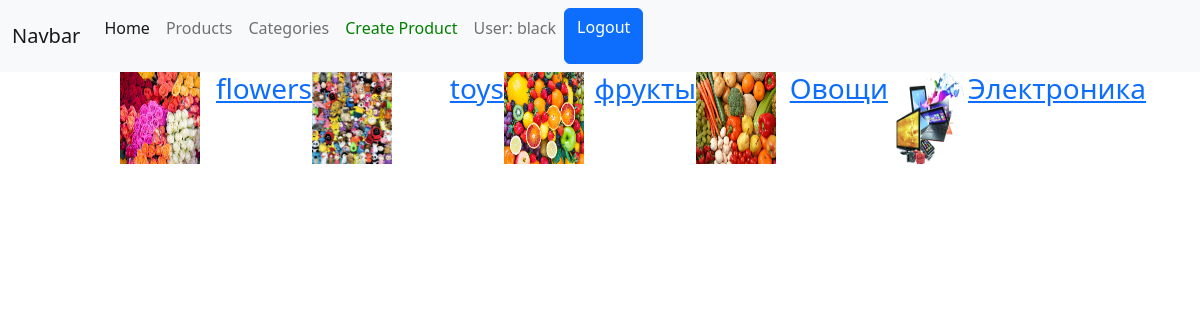
Page /category/ (signed in) on the committed database.
### products/models.py (models this page shows, shortened)
class Category(models.Model):
    title = models.CharField(max_length=100)
    icon = models.ImageField(null=True)

### products/views.py (the view)
# urls.py: path('category/', CategoryView.as_view()),
class CategoryView(ListView):
    model = Category
    template_name = 'categories/categories.html'
    def get_context_data(self, *, object_list=None, **kwargs):
        return {
            'categories': self.get_queryset(),
            'user': get_user_from_request(self.request)
        }

### users/utils.py (called while the page is built)
def get_user_from_request(request):
    return request.user if not request.user.is_anonymous else None

### templates/categories/categories.html (shortened to what this page needs)
{% extends 'layouts/main.html' %}
{% block content %}
    <div class="categories">
        {% for category in categories %}
            <div class="category">
                <img src="/media/{{ category.icon }}" alt="">
                <h3>
                    <a href="/products/?category_id={{ category.id }}">
                        {{ category.title }}
                    </a>
                </h3>
            </div>
        {% endfor %}
    </div>
{% endblock %}

### templates/layouts/main.html (shortened to what this page needs)
<!doctype html>
<html lang="en">
<head>
    <link rel="stylesheet" href="https://cdn.jsdelivr.net/npm/bootstrap@5.2.2/dist/css/bootstrap.min.css"
>
</head>
<body>
<div class="header">
    <nav class="navbar navbar-expand-lg navbar-light bg-light">
        <div class="container-fluid">
            <a class="navbar-brand" href="#">Navbar</a>
            <div class="collapse navbar-collapse" id="navbarNavAltMarkup">
                <div class="navbar-nav">
                    <a class="nav-link active" aria-current="page" href="/">Home</a>
                    <a class="nav-link" href="/products">Products</a>
                    <a class="nav-link" href="/category">Categories</a>
                    {% if user %}
                        <a href="/products/create" class="nav-link" style="color: green;">Create Product</a>
                        <p class="nav-link">User: {{ user.username }}</p>
                        <a href="/users/logout/" class="btn btn-primary">Logout</a>
                    {% else %}
                        <a href="/users/login/" class="nav-link">Login</a>
                        <a href="/users/register/" class="nav-link">Register</a>
                    {% endif %}
                </div>
            </div>
        </div>
    </nav>
</div>
{% block content %}
{% endblock %}
</body>
</html>

### templates/categories/categories.html (style rules this page uses)
.category { display: flex; justify-content: space-between; width: 20%; }
.categories { display: flex; justify-content: space-between; width: 80%; margin-left: 10%; }
.category > img { width: 80px; }

### rows in the picture
Category: icon (picture), title "flowers"
Category: icon (picture), title "toys"
Category: icon (picture), title "фрукты"
Category: icon (picture), title "Овощи"
Category: icon (picture), title "Электроника"

### other values in the picture
{{ user.username }} "black"
